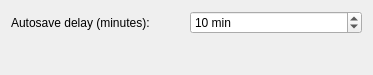
<?xml version="1.0" encoding="UTF-8"?>
<ui version="4.0">
 <class>KoOpenSaveConfigurationWidget</class>
 <widget class="QWidget" name="KoOpenSaveConfigurationWidget">
  <property name="geometry">
   <rect>
    <x>0</x>
    <y>0</y>
    <width>373</width>
    <height>75</height>
   </rect>
  </property>
  <property name="windowTitle">
   <string>Form</string>
  </property>
  <layout class="QGridLayout" name="gridLayout">
   <item row="0" column="0">
    <widget class="QLabel" name="label">
     <property name="text">
      <string>Autosave delay (minutes):</string>
     </property>
    </widget>
   </item>
   <item row="0" column="1">
    <widget class="KIntSpinBox" name="m_autoSaveDelay">
     <property name="whatsThis">
      <string>Here you can select the time between autosaves, or disable this feature altogether by choosing Do not save automatically (drag the slider to the far left).</string>
     </property>
     <property name="specialValueText">
      <string>Do not save automatically</string>
     </property>
     <property name="suffix">
      <string> min</string>
     </property>
     <property name="maximum">
      <number>60</number>
     </property>
     <property name="value">
      <number>10</number>
     </property>
    </widget>
   </item>
   <item row="1" column="0" colspan="2">
    <spacer name="verticalSpacer">
     <property name="orientation">
      <enum>Qt::Vertical</enum>
     </property>
     <property name="sizeHint" stdset="0">
      <size>
       <width>20</width>
       <height>37</height>
      </size>
     </property>
    </spacer>
   </item>
  </layout>
 </widget>
 <customwidgets>
  <customwidget>
   <class>KIntSpinBox</class>
   <extends>QSpinBox</extends>
   <header>knuminput.h</header>
  </customwidget>
 </customwidgets>
 <resources/>
 <connections/>
</ui>
